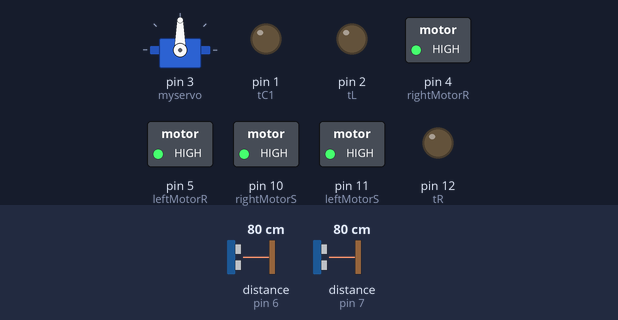
Simulated run of this sketch. Board: Arduino Uno, built with avr-gcc and run on an emulated ATmega328P. On the bench: servo, switched loads named in the sketch (green lamp = pin HIGH), output pins drawn as LEDs (lit = HIGH). Wiring (inferred from the names in the program): ultrasonic range finder: trigger pin 0; echo pin 6. The inputs (shaded band) are chosen by the test bench; at power-on: distance to the obstacle (sensors on pin 6, pin 7) 80 cm. The echo pulse lasts 58.3 µs per cm; pins used as bus, display or sensor lines are not drawn.

Above: at 1.2 s.
1.3 s: distance to the obstacle (sensor on pin 6) set to 5 cm
2.8 s: distance to the obstacle (sensor on pin 6) set to 2 cm
At 3.4 s:
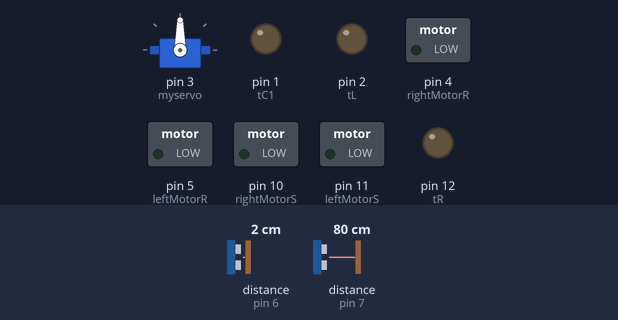
At 7.0 s:
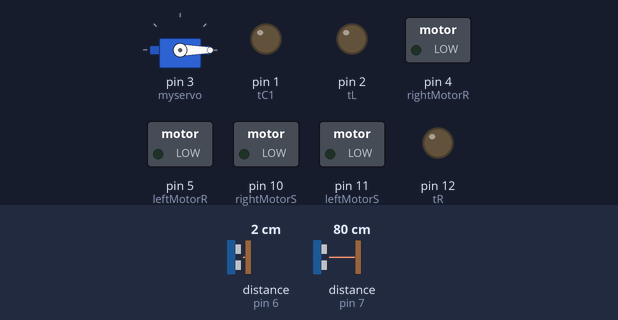
8.8 s: distance to the obstacle (sensor on pin 6) set to 4 cm
At 10.2 s:
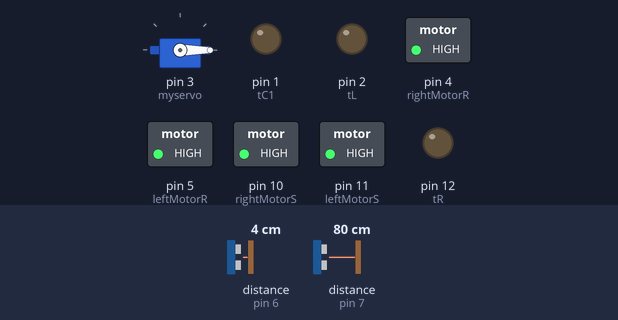
Timing chart, 0 to 11.8 s (numbered marks = the images above; inputs shaded):
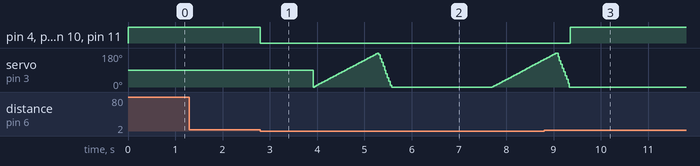

Measured:
- the behaviour switches between 4 and 3 cm on distance to the obstacle (sensor on pin 6) (found by bisection; images 0 and 1)
- after the input at 1.3 s, every drawn part: stays the same
- after the input at 2.8 s, pin 4 (rightMotorR), pin 5 (leftMotorR), pin 10 (rightMotorS), pin 11 (leftMotorS): HIGH → LOW at once
- after the input at 8.8 s, pin 4 (rightMotorR), pin 5 (leftMotorR), pin 10 (rightMotorS), pin 11 (leftMotorS): LOW → HIGH after 0.55 s; servo on pin 3 (myservo): goes on until 9.3 s, then stays 0°

The sketch:

Wall_follower.ino
```cpp
#include <Servo.h>

Servo myservo;  // create servo object to control a servo
int pos = 0;    // variable to store the servo position

byte tC = 0;    //trig of front center sensor.
byte eC = 6;    //echo of front center sensor.
byte tC1 = 1;   //trig of front right sensor.
byte eC1 = 7;   //echo of front right sensor.
byte tL = 2;    //trig of left sensor.
byte eL = 8;    //echo of left sensor.
byte tR = 12;   //trig of right sensor.
byte eR = 9;    //echo of right sensor.
byte rightMotorR = 4;   //direction of right motor.
byte rightMotorS = 10;   // speed of right motor.
byte leftMotorR = 5;    // direction of left motor.
byte leftMotorS = 11;   // speed of left motor.
byte counterOfBoxes = 13;   // blinked LED.

float distance0 = 0;  // distance of ultrasonic front center.
float distance1 = 0;  // distance of ultrasonic front right.
float distance2 = 0;  // distance of ultrasonic left.
float distance3 = 0;  // distance of ultrasonic right.

int blink_counter = 0;  // boxes have been sweeped.

int flag = 0;   // flag of end point.
void setup() {
  // put your setup code here, to run once:
  pinMode(tC, OUTPUT);    //initialize pin of trig of front center ultrasonic sensor is output.
  pinMode(tC1, OUTPUT);   //initialize pin of trig of front right ultrasonic sensor is output.
  pinMode(tL, OUTPUT);    //initialize pin of trig of left ultrasonic sensor is output.
  pinMode(tR, OUTPUT);    //initialize pin of trig of right ultrasonic sensor is output.

  pinMode(eC, INPUT);   //initialize pin of echo of front center ultrasonic sensor is input.
  pinMode(eC1, INPUT);   //initialize pin of echo of front right ultrasonic sensor is input.
  pinMode(eL, INPUT);   //initialize pin of echo of left ultrasonic sensor is input.
  pinMode(eR, INPUT);   //initialize pin of echo of left ultrasonic sensor is input.

  pinMode(rightMotorR, OUTPUT); //initialize pin of rightMotor direction is output.
  pinMode(rightMotorS, OUTPUT); //initialize pin of rightMotorR speed is output.
  pinMode(leftMotorR, OUTPUT);  //initialize pin of left motor direction is output.
  pinMode(leftMotorS, OUTPUT);  //initialize pin of lefr motor speed is output.


  myservo.attach(3); //initialize pin of servo motor.
}

void loop() {
  digitalWrite(tC, LOW);    //set trig pins to low.
  delayMicroseconds(3);
  digitalWrite(tC1, LOW);
  delayMicroseconds(3);
  digitalWrite(tL, LOW);
  delayMicroseconds(3);
  digitalWrite(tR, LOW);
  delayMicroseconds(3);

  digitalWrite(tC, HIGH);   // read distance on front center sensor.
  delayMicroseconds(10);
  digitalWrite(tC, LOW);
  distance0 = float(pulseIn(eC, HIGH)) / 58.8;

  if (distance0 > 3) {    // move the robot if there are nothing front of it.
    digitalWrite(rightMotorR, HIGH);
    analogWrite(rightMotorS, 255);
    digitalWrite(leftMotorR, HIGH);
    analogWrite(leftMotorS, 255);
  } else {
    stop_motor();   //stop motor because it found some things front of it.
    delay(10);
    check_front();  // to check front of robot is wall or box.
  }
  if (flag == 1) {
    stop_motor(); // stop motor at end point.
    return;
  }
}

void check_front() {
  digitalWrite(tC, HIGH);
  delayMicroseconds(10);
  digitalWrite(tC, LOW);
  distance0 = float(pulseIn(eC, HIGH)) / 58.8;

  digitalWrite(tC1, HIGH);
  delayMicroseconds(10);
  digitalWrite(tC1, LOW);
  distance1 = float(pulseIn(eC1, HIGH)) / 58.8;

  if (distance0 == distance2) {
    check_sides();    // to check two sides of robot is wall or box.
  } else {
    blink_led();    // blink LED.
    servo_motor();  // turn on servo motor.
  }
}

void check_sides() {
  digitalWrite(tL, HIGH);   // measure distance of left.
  delayMicroseconds(10);
  digitalWrite(tL, LOW);
  distance2 = float(pulseIn(eL, HIGH)) / 58.8;

  digitalWrite(tR, HIGH);   // measure distance of right.
  delayMicroseconds(10);
  digitalWrite(tR, LOW);
  distance3 = float(pulseIn(eR, HIGH)) / 58.8;

  if (distance2 == distance3) {   // check the end.
    /***********************************************************
                            END.
    **************************************************************/
    flag = 1;
    return;
  } else {
    if (distance2 > distance3) {  //check turn left.
      turn_left();    // turn left.
    } else {
      turn_right();   // turn right.
    }
  }
}

void blink_led() {
  blink_counter++;
  digitalWrite(counterOfBoxes, LOW);
  delay(100);
  for (int i = 0; i < blink_counter; i++) { // blink led number of moved boxes.
    digitalWrite(counterOfBoxes, HIGH);   // give light 0.5sec.
    delay(500);
    digitalWrite(counterOfBoxes, LOW);  // turn off 0.5sec.
    delay(500);
  }
}
void servo_motor() {
  for (pos = 0; pos <= 180; pos += 2) {   // move servo motor in step of 2 degree to move box.
    myservo.write(pos);
    delay(15);
  }
  for (pos = 180; pos >= 0; pos -= 10) {  // move servo motor back in step of 10 degree to return in initialize value(degree = 0).
    myservo.write(pos);
    delay(15);
  }
}


void stop_motor() {   // stop motor to tack action.
  digitalWrite(rightMotorR, LOW);
  analogWrite(rightMotorS, 0);
  digitalWrite(leftMotorR, LOW);
  analogWrite(leftMotorS, 0);
}

void turn_right() {   // to turn robot right.
  digitalWrite(rightMotorR, LOW); // turn off right one.
  analogWrite(rightMotorS, 0);
  digitalWrite(leftMotorR, HIGH); // turn on left one.
  analogWrite(leftMotorS, 255);
  delay(600);                       //that's delay for make 90 degree turn.  // I don't know required time so i suppose that's time.
  digitalWrite(rightMotorR, LOW); // to stop robot to take action.
  analogWrite(rightMotorS, 0);
  digitalWrite(leftMotorR, LOW);
  analogWrite(leftMotorS, 0);
}

void turn_left() {    // to turn robot left.
  digitalWrite(rightMotorR, HIGH);  // turn on right one.
  analogWrite(rightMotorS, 0);
  digitalWrite(leftMotorR, LOW);    // turn off left one.
  analogWrite(leftMotorS, 255);
  delay(600);                       //that's delay for make 90 degree turn.  // I don't know required time so i suppose that's time.
  digitalWrite(rightMotorR, LOW); // to stop robot to take action.
  analogWrite(rightMotorS, 0);
  digitalWrite(leftMotorR, LOW);
  analogWrite(leftMotorS, 0);
}
```
